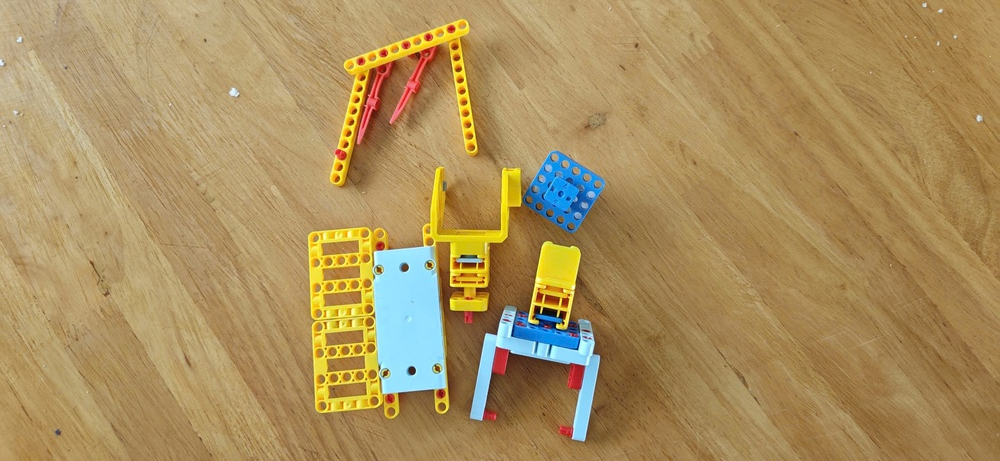
#> input picture lesson_6/images/sample.jpg, 1000 x 461 px, shrunk from 2560 x 1181 before the run, found by its file name
$ python affine-tranformation.py
#> lines starting #> are read from the running program, lines starting #| are printed output that depends on the picture
import cv2
import numpy as np
import matplotlib.pyplot as plt
import os

# === BƯỚC 1: TẢI ẢNH ĐẦU VÀO ===
img = cv2.imread("images/sample.jpg")
#> img is the input picture: shape (461, 1000, 3); mean B, G, R 94.2, 143.5, 169.8
if img is None:
    raise FileNotFoundError("Không tìm thấy ảnh tại đường dẫn images/sample.jpg!")

img_rgb = cv2.cvtColor(img, cv2.COLOR_BGR2RGB)
h, w = img.shape[:2]
#> h = 461; w = 1000

# === BƯỚC 2: CÁC PHÉP BIẾN ĐỔI AFFINE TỪNG PHẦN ===

# 1. TỊNH TIẾN (Translation)
# Ma trận: [[1, 0, tx], [0, 1, ty]]
tx, ty = 100, 50
M_translate = np.float32([[1, 0, tx], [0, 1, ty]])
translated = cv2.warpAffine(img_rgb, M_translate, (w, h))
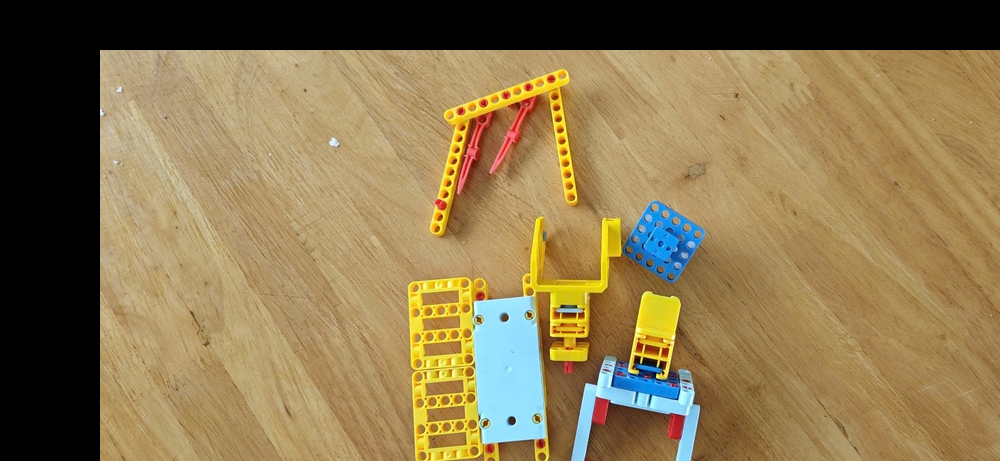
#> translated: shape (461, 1000, 3); mean R, G, B 138, 118, 78.6

# 2. QUAY QUANH TÂM (Rotation - Không bị mất góc)
angle = 30
center = (w // 2, h // 2)
#> center = (500, 230)

# Khởi tạo ma trận quay mặc định
M_rot = cv2.getRotationMatrix2D(center, angle, 1.0)

# Tính toán kích thước mới để chứa toàn bộ ảnh sau khi quay (không bị cắt góc)
cos_a = abs(M_rot[0, 0])
#> cos_a = 0.866
sin_a = abs(M_rot[0, 1])
#> sin_a = 0.5
new_w = int(h * sin_a + w * cos_a)
#> new_w = 1096
new_h = int(h * cos_a + w * sin_a)
#> new_h = 899

# Điều chỉnh ma trận quay để bù đắp phần tịnh tiến vào tâm mới
M_rot[0, 2] += (new_w - w) / 2
M_rot[1, 2] += (new_h - h) / 2
rotated = cv2.warpAffine(img_rgb, M_rot, (new_w, new_h))
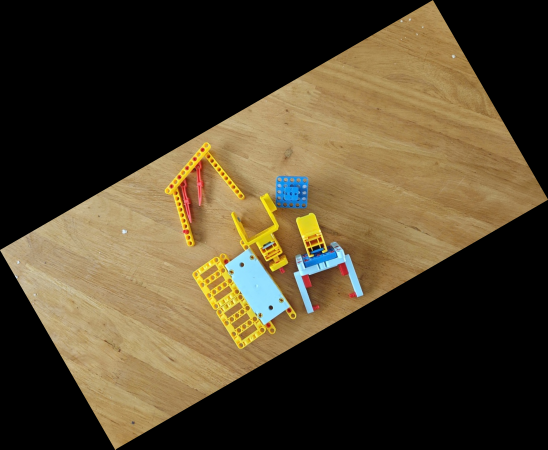
#> rotated: shape (899, 1096, 3) (shown at 1/2 size); mean R, G, B 79.5, 67.1, 44.1

# 3. BIẾN DẠNG (Shear)
# Làm nghiêng ảnh theo phương ngang (sx) hoặc phương dọc (sy)
sx = 0.3  # Shear ngang
M_shear = np.float32([[1, sx, 0], [0, 1, 0]])
sheared_w = int(w + abs(sx) * h)
#> sheared_w = 1138
sheared = cv2.warpAffine(img_rgb, M_shear, (sheared_w, h))
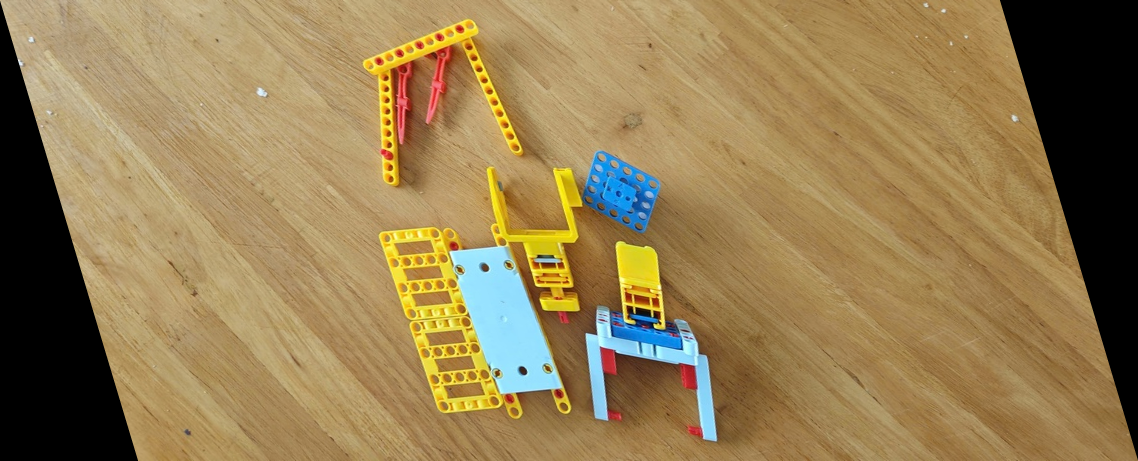
#> sheared: shape (461, 1138, 3); mean R, G, B 149.3, 126.1, 82.8

# 4. TỔ HỢP (Combination): QUAY + CO GIÃN
# Quay 15 độ và thu nhỏ còn 80% kích thước
M_combo = cv2.getRotationMatrix2D(center, 15, 0.8)
combo = cv2.warpAffine(img_rgb, M_combo, (w, h))
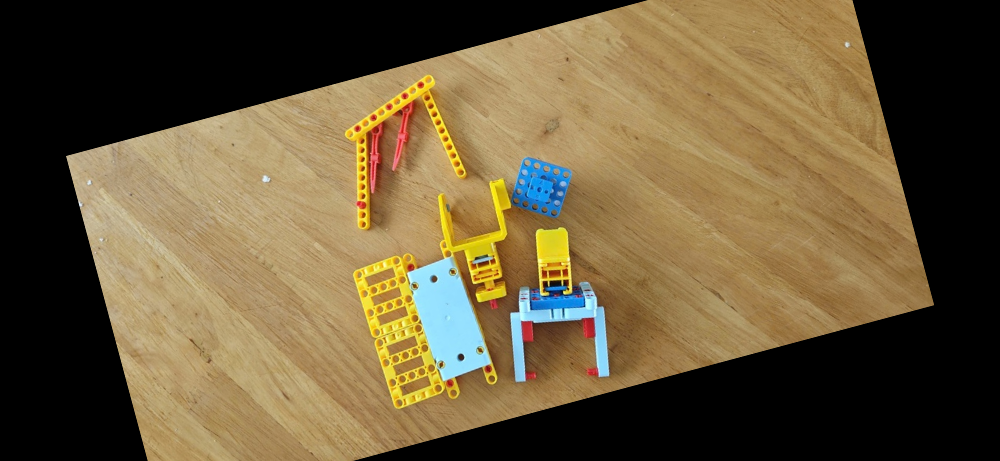
#> combo: shape (461, 1000, 3); mean R, G, B 104.8, 88.7, 58.4

# 5. BIẾN ĐỔI AFFINE TỪ 3 CẶP ĐIỂM (3-Point Transform)
# Xác định ma trận khi biết vị trí thay đổi của 3 điểm mốc
pts_src = np.float32([[0, 0], [w - 1, 0], [0, h - 1]])
#> pts_src = [[0, 0], [999, 0], [0, 460]]
pts_dst = np.float32([[w * 0.1, h * 0.15],
                      [w * 0.85, h * 0.05],
                      [w * 0.15, h * 0.9]])
M_3pts = cv2.getAffineTransform(pts_src, pts_dst)
affine_3pts = cv2.warpAffine(img_rgb, M_3pts, (w, h))
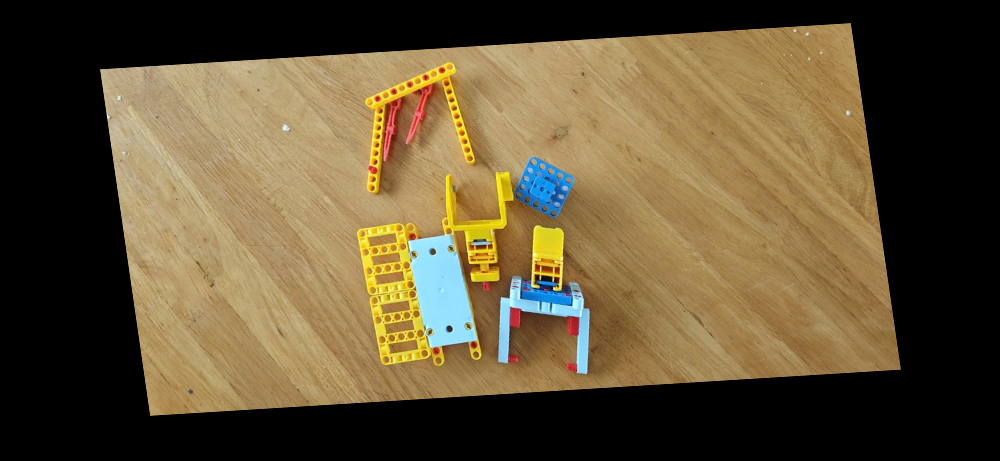
#> affine_3pts: shape (461, 1000, 3); mean R, G, B 96.7, 81.7, 53.6

# === BƯỚC 3: HIỂN THỊ KẾT QUẢ ===
fig, axes = plt.subplots(2, 3, figsize=(18, 12))

axes[0, 0].imshow(img_rgb)
axes[0, 0].set_title("Ảnh Gốc")
axes[0, 0].axis("off")

axes[0, 1].imshow(translated)
axes[0, 1].set_title(f"Tịnh tiến (tx={tx}, ty={ty})")
axes[0, 1].axis("off")

axes[0, 2].imshow(rotated)
axes[0, 2].set_title(f"Quay {angle}° (Chuẩn - Không cắt)")
axes[0, 2].axis("off")

axes[1, 0].imshow(sheared)
axes[1, 0].set_title(f"Shear (sx={sx})")
axes[1, 0].axis("off")

axes[1, 1].imshow(combo)
axes[1, 1].set_title("Quay 15° + Thu nhỏ 0.8x")
axes[1, 1].axis("off")

axes[1, 2].imshow(affine_3pts)
axes[1, 2].set_title("Affine từ 3 cặp điểm mốc")
axes[1, 2].axis("off")

plt.suptitle("Các phép biến đổi Affine trong OpenCV", fontsize=16)
plt.tight_layout()

# Tạo thư mục output và lưu kết quả
output_dir = "output"
os.makedirs(output_dir, exist_ok=True)
plt.savefig(f"{output_dir}/affine_transforms.png", dpi=150)
plt.show()

# === BƯỚC 4: XUẤT THÔNG SỐ MA TRẬN ===
print("--- Ma trận Tịnh tiến ---")
print(M_translate)
print(f"\n--- Ma trận Quay {angle}° ---")
print(M_rot)
#| [[ 8.66025404e-01  5.00000000e-01 -1.27018922e-02]
#|  [-5.00000000e-01  8.66025404e-01  4.99814157e+02]]
print(f"\n--- Ma trận Shear (sx={sx}) ---")
print(M_shear)
